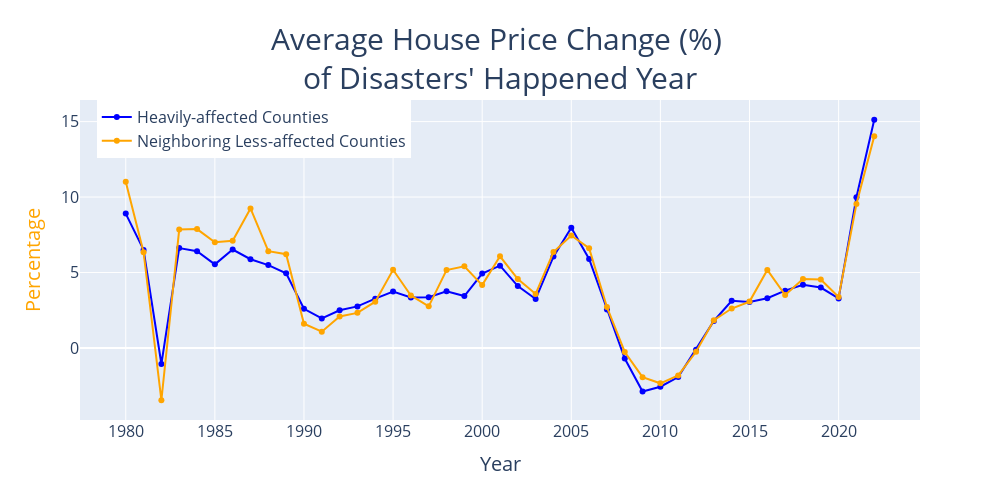

Source (notebook cell):
### Code cell
name1 = 'Heavily-affected Counties'
name2 = 'Neighboring Less-affected Counties'
title = "Average House Price Change (%) <br>of Disasters' Happened Year"
filename = "Average House Price Change for Disasters Happened Year"
legend = dict(x=0.02, y=1.0, font=dict(size=16))
plot_two_lines(list(h_year.index),list(h_year.index), h_year.values, l_year.values, name1, name2, title, "Year","Percentage", legend, filename+'.html')

### Figure 1 — Plotly figure (JSON) as saved in the notebook; plotly's stock layout.template omitted (floating-point values rounded to 4 significant figures)
{"data": [{"marker": {"color": "Blue"}, "mode": "lines+markers", "name": "Heavily-affected Counties", "type": "scatter", "x": [1980, 1981, 1982, 1983, 1984, 1985, 1986, 1987, 1988, 1989, 1990, 1991, 1992, 1993, 1994, 1995, 1996, 1997, 1998, 1999, 2000, 2001, 2002, 2003, 2004, 2005, 2006, 2007, 2008, 2009, 2010, 2011, 2012, 2013, 2014, 2015, 2016, 2017, 2018, 2019, 2020, 2021, 2022], "y": [8.906, 6.499, -1.063, 6.618, 6.413, 5.54, 6.523, 5.881, 5.491, 4.953, 2.595, 1.955, 2.498, 2.755, 3.267, 3.735, 3.351, 3.365, 3.752, 3.444, 4.933, 5.455, 4.1, 3.246, 6.054, 7.963, 5.902, 2.544, -0.6967, -2.882, -2.568, -1.929, -0.1113, 1.789, 3.127, 3.043, 3.293, 3.8, 4.193, 4.004, 3.281, 9.984, 15.12]}, {"marker": {"color": "Orange"}, "mode": "lines+markers", "name": "Neighboring Less-affected Counties", "type": "scatter", "x": [1980, 1981, 1982, 1983, 1984, 1985, 1986, 1987, 1988, 1989, 1990, 1991, 1992, 1993, 1994, 1995, 1996, 1997, 1998, 1999, 2000, 2001, 2002, 2003, 2004, 2005, 2006, 2007, 2008, 2009, 2010, 2011, 2012, 2013, 2014, 2015, 2016, 2017, 2018, 2019, 2020, 2021, 2022], "y": [11.01, 6.343, -3.464, 7.849, 7.876, 7, 7.109, 9.244, 6.412, 6.211, 1.605, 1.08, 2.085, 2.326, 3.065, 5.182, 3.48, 2.759, 5.16, 5.409, 4.165, 6.074, 4.571, 3.583, 6.358, 7.457, 6.616, 2.709, -0.2643, -1.934, -2.342, -1.816, -0.2524, 1.844, 2.615, 3.073, 5.168, 3.512, 4.564, 4.537, 3.375, 9.541, 14.03]}], "layout": {"height": 500, "legend": {"font": {"size": 16}, "x": 0.02, "y": 1}, "title": {"font": {"size": 30}, "text": "Average House Price Change (%) <br>of Disasters' Happened Year", "x": 0.5}, "width": 1000, "xaxis": {"tickfont": {"size": 16}, "title": {"font": {"size": 20}, "text": "Year"}}, "yaxis": {"tickfont": {"size": 16}, "title": {"font": {"color": "orange", "size": 20}, "text": "Percentage"}}}}
